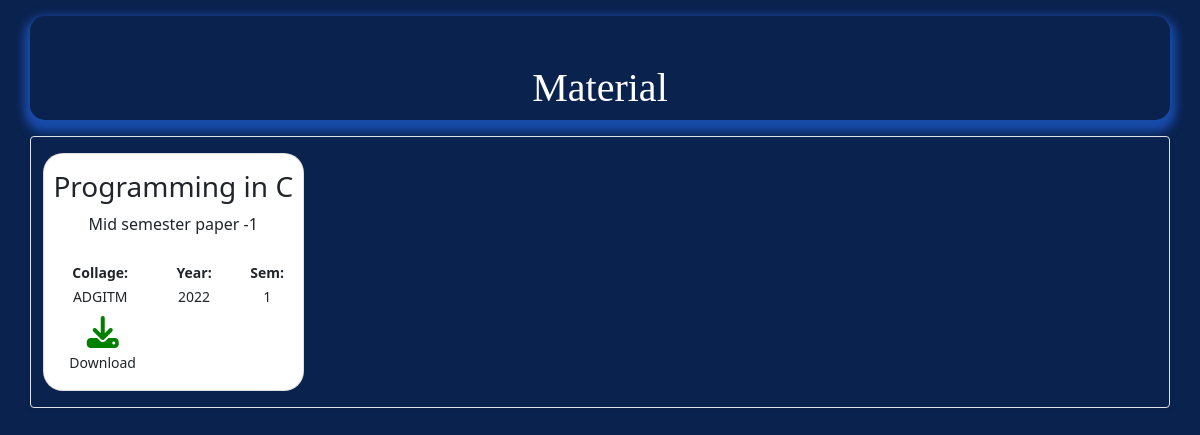
The page /open_snippet on the database as committed earlier.
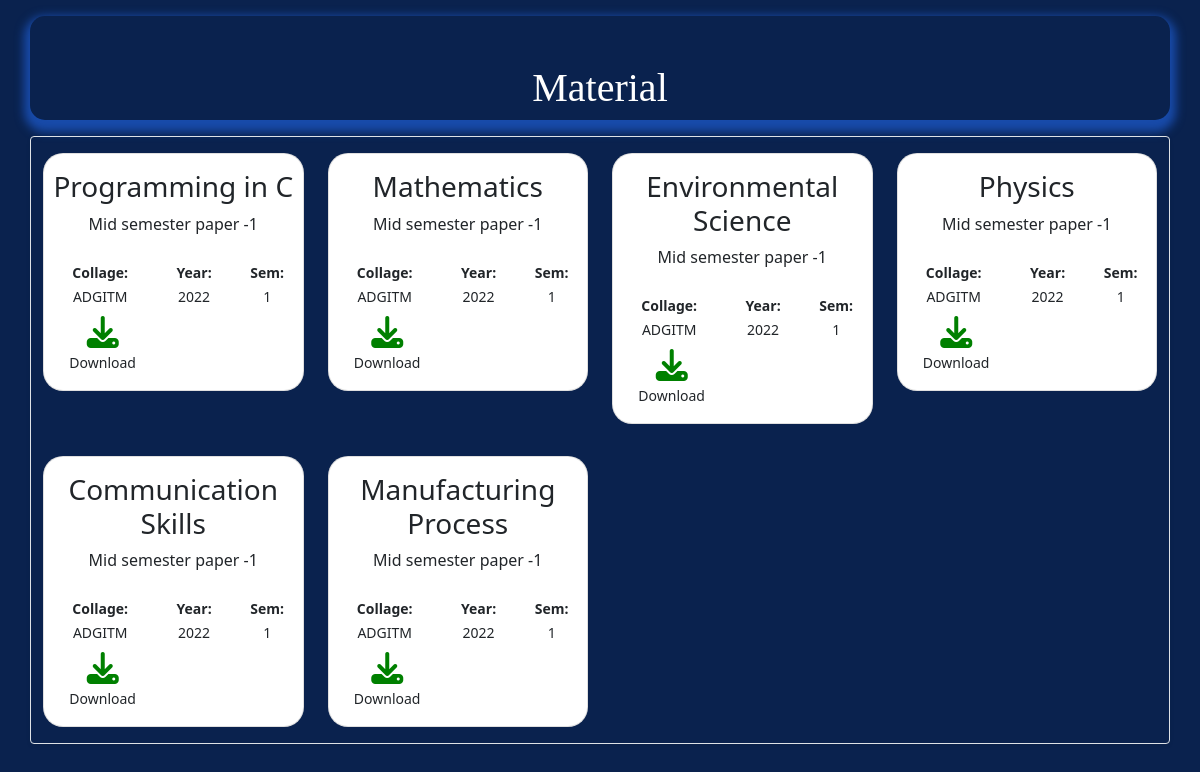
The same page on the database as committed later.
### codes/models.py (models this page shows, shortened)
class files(models.Model):
    files_id=models.AutoField
    files_name=models.CharField(max_length=200)
    files=models.FileField(upload_to='file_pdf/')
    files_desc=models.CharField(max_length=200)
    collage=models.CharField(max_length=200,default='')
    sem=models.CharField(max_length=5,default='')
    year=models.CharField(max_length=5,default='')

### codes/views.py (the view)
# urls.py: path('open_snippet', views.all_snippet),
def all_snippet(request):
    snippet=files.objects.all()
    param={'snippet':snippet,'range':range(0,len(snippet))}
    return render(request,"books.html",param)

### templates/books.html (shortened to what this page needs)
<!doctype html>
<html lang="en">
  <head>
    <link rel="stylesheet" href="https://cdnjs.cloudflare.com/ajax/libs/font-awesome/6.1.1/css/all.min.css" />
    <link href="https://cdn.jsdelivr.net/npm/bootstrap@5.1.3/dist/css/bootstrap.min.css" rel="stylesheet">
  </head>
  <body style="background-color: #0a224e;">
    <div class="container text-center" style="box-shadow: 0 6px 10px 6px #184baa; border-radius: 15px;">
        <h1 class="pt-5 pb-2  text-white mt-3" style="font-family:fantasy;font-size: 2.5em !important;">Material</h1>
    </div>
    <div class="container border rounded overflow-hidden flex-md-row mb-4 shadow-sm h-md-250 mt-3">
      <div class="row my-0">
        {% for i in snippet|slice:"0:" %}
        <div class="col-lg-3 col-md-6 py-3">
          <div class="card text-center py-3" style="border-radius:20px;" >
            <div class="col-12">
              <h3>{{i.files_name}}</h3>
            </div>
            <div class="col-12">
              <p>{{i.files_desc}}</p>
            </div>
            <div class="row text-center px-3 py-2">
              <div class="col-5">
                <small><b>Collage: </b>{{i.collage}}</small>
              </div>
              <div class="col-4">
                <small><b>Year: </b>{{i.year}}</small>
              </div>
              <div class="col-3">
                <small><b>Sem: </b>{{i.sem}}</small>
              </div>
            </div>
            <div class="row text-center ">
              <div class="col-sm-6 col-12 text-center">
                <a href="{{i.files.url}}" style="color:gray" download=""><i class="fa-solid fa-download fa-2x" style="color:green"></i></a>
                <br>
                <small>Download</small>
              </div>
            </div>
          </div>
        </div>
        {% endfor %}
      </div>
    </div>
  </body>
</html>

Rows that differ between the two databases and show on the page:
added files: files_name "Mathematics", files_desc "Mid semester paper -1", collage "ADGITM", year "2022", sem "1"
added files: files_name "Environmental Science", files_desc "Mid semester paper -1", collage "ADGITM", year "2022", sem "1"
added files: files_name "Physics", files_desc "Mid semester paper -1", collage "ADGITM", year "2022", sem "1"
added files: files_name "Communication Skills", files_desc "Mid semester paper -1", collage "ADGITM", year "2022", sem "1"
added files: files_name "Manufacturing Process", files_desc "Mid semester paper -1", collage "ADGITM", year "2022", sem "1"
